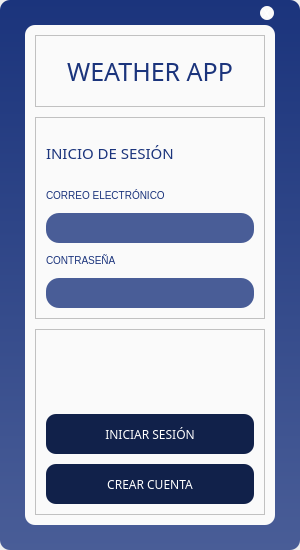
<?xml version="1.0" encoding="UTF-8"?>
<ui version="4.0">
 <class>Login</class>
 <widget class="QWidget" name="Login">
  <property name="geometry">
   <rect>
    <x>0</x>
    <y>0</y>
    <width>300</width>
    <height>550</height>
   </rect>
  </property>
  <property name="sizePolicy">
   <sizepolicy hsizetype="Fixed" vsizetype="Fixed">
    <horstretch>0</horstretch>
    <verstretch>0</verstretch>
   </sizepolicy>
  </property>
  <property name="minimumSize">
   <size>
    <width>300</width>
    <height>550</height>
   </size>
  </property>
  <property name="maximumSize">
   <size>
    <width>300</width>
    <height>550</height>
   </size>
  </property>
  <property name="windowTitle">
   <string>Form</string>
  </property>
  <property name="styleSheet">
   <string notr="true">QFrame{
	background: rgba(250,250,250,255);
}

QLabel{
	color: rgba(27,52,124,255);
	font-family: Segoe UI;
	font-size: 10px;
}

QPushButton{
	color: white;
	background: rgba(17,33,74,255);
	font-family: Segoe UI Black;
	font-size: 12px;
	border-radius: 10px;
}

QLineEdit{
	color: white;
	background: rgba(73,93,151,255);
	font-family: Segoe UI;
	font-size: 10px;
	border: 0px solid rgba(73,93,151,255);
	border-radius: 13px;
	padding-left: 10px;
}

QFrame#frame_principal{
	background: qlineargradient(spread:pad, x1:1, y1:0, x2:1, y2:1, stop:0 rgba(27,52,124,255), stop:1 rgba(73,93,151,255));
	border-radius: 10px;
}

QFrame#frame_container{
	border-radius: 10px;
}

QFrame#frame_exit{
	background: transparent;
}

QLabel#label_title{
	font-size: 25px;
	font-family: Segoe UI Black;
}

QLabel#label_login{
	font-size: 15px;
	font-family: Segoe UI Black;
}

QLabel#label_message{
	color: red;
}

QPushButton#btn_exit{
	background: rgba(250,250,250,255);
	border-radius: 7px;
}</string>
  </property>
  <layout class="QGridLayout" name="gridLayout_5">
   <property name="leftMargin">
    <number>0</number>
   </property>
   <property name="topMargin">
    <number>0</number>
   </property>
   <property name="rightMargin">
    <number>0</number>
   </property>
   <property name="bottomMargin">
    <number>0</number>
   </property>
   <property name="spacing">
    <number>0</number>
   </property>
   <item row="1" column="0">
    <widget class="QFrame" name="frame_principal">
     <property name="sizePolicy">
      <sizepolicy hsizetype="Fixed" vsizetype="Fixed">
       <horstretch>0</horstretch>
       <verstretch>0</verstretch>
      </sizepolicy>
     </property>
     <property name="minimumSize">
      <size>
       <width>300</width>
       <height>550</height>
      </size>
     </property>
     <property name="maximumSize">
      <size>
       <width>300</width>
       <height>550</height>
      </size>
     </property>
     <property name="frameShape">
      <enum>QFrame::StyledPanel</enum>
     </property>
     <property name="frameShadow">
      <enum>QFrame::Raised</enum>
     </property>
     <layout class="QGridLayout" name="gridLayout_7">
      <property name="leftMargin">
       <number>25</number>
      </property>
      <property name="topMargin">
       <number>5</number>
      </property>
      <property name="rightMargin">
       <number>25</number>
      </property>
      <property name="bottomMargin">
       <number>25</number>
      </property>
      <property name="horizontalSpacing">
       <number>0</number>
      </property>
      <property name="verticalSpacing">
       <number>5</number>
      </property>
      <item row="1" column="0">
       <widget class="QFrame" name="frame_container">
        <property name="sizePolicy">
         <sizepolicy hsizetype="Fixed" vsizetype="Fixed">
          <horstretch>0</horstretch>
          <verstretch>0</verstretch>
         </sizepolicy>
        </property>
        <property name="minimumSize">
         <size>
          <width>250</width>
          <height>500</height>
         </size>
        </property>
        <property name="maximumSize">
         <size>
          <width>250</width>
          <height>500</height>
         </size>
        </property>
        <property name="frameShape">
         <enum>QFrame::StyledPanel</enum>
        </property>
        <property name="frameShadow">
         <enum>QFrame::Raised</enum>
        </property>
        <layout class="QGridLayout" name="gridLayout">
         <property name="leftMargin">
          <number>10</number>
         </property>
         <property name="topMargin">
          <number>10</number>
         </property>
         <property name="rightMargin">
          <number>10</number>
         </property>
         <property name="bottomMargin">
          <number>10</number>
         </property>
         <property name="spacing">
          <number>10</number>
         </property>
         <item row="0" column="0">
          <widget class="QFrame" name="frame_title">
           <property name="sizePolicy">
            <sizepolicy hsizetype="MinimumExpanding" vsizetype="Fixed">
             <horstretch>0</horstretch>
             <verstretch>0</verstretch>
            </sizepolicy>
           </property>
           <property name="minimumSize">
            <size>
             <width>0</width>
             <height>50</height>
            </size>
           </property>
           <property name="frameShape">
            <enum>QFrame::StyledPanel</enum>
           </property>
           <property name="frameShadow">
            <enum>QFrame::Raised</enum>
           </property>
           <layout class="QGridLayout" name="gridLayout_2">
            <property name="leftMargin">
             <number>10</number>
            </property>
            <property name="topMargin">
             <number>10</number>
            </property>
            <property name="rightMargin">
             <number>10</number>
            </property>
            <property name="bottomMargin">
             <number>10</number>
            </property>
            <property name="spacing">
             <number>0</number>
            </property>
            <item row="0" column="0">
             <widget class="QLabel" name="label_title">
              <property name="sizePolicy">
               <sizepolicy hsizetype="MinimumExpanding" vsizetype="Fixed">
                <horstretch>0</horstretch>
                <verstretch>0</verstretch>
               </sizepolicy>
              </property>
              <property name="minimumSize">
               <size>
                <width>0</width>
                <height>50</height>
               </size>
              </property>
              <property name="text">
               <string>WEATHER APP</string>
              </property>
              <property name="alignment">
               <set>Qt::AlignCenter</set>
              </property>
             </widget>
            </item>
           </layout>
          </widget>
         </item>
         <item row="1" column="0">
          <widget class="QFrame" name="fram_login">
           <property name="sizePolicy">
            <sizepolicy hsizetype="MinimumExpanding" vsizetype="Fixed">
             <horstretch>0</horstretch>
             <verstretch>0</verstretch>
            </sizepolicy>
           </property>
           <property name="minimumSize">
            <size>
             <width>0</width>
             <height>200</height>
            </size>
           </property>
           <property name="frameShape">
            <enum>QFrame::StyledPanel</enum>
           </property>
           <property name="frameShadow">
            <enum>QFrame::Raised</enum>
           </property>
           <layout class="QGridLayout" name="gridLayout_3">
            <property name="leftMargin">
             <number>10</number>
            </property>
            <property name="topMargin">
             <number>10</number>
            </property>
            <property name="rightMargin">
             <number>10</number>
            </property>
            <property name="bottomMargin">
             <number>10</number>
            </property>
            <property name="spacing">
             <number>10</number>
            </property>
            <item row="4" column="0">
             <widget class="QLineEdit" name="line_password">
              <property name="sizePolicy">
               <sizepolicy hsizetype="MinimumExpanding" vsizetype="Fixed">
                <horstretch>0</horstretch>
                <verstretch>0</verstretch>
               </sizepolicy>
              </property>
              <property name="minimumSize">
               <size>
                <width>0</width>
                <height>30</height>
               </size>
              </property>
              <property name="font">
               <font>
                <family>Segoe UI</family>
                <pointsize>-1</pointsize>
               </font>
              </property>
              <property name="cursor">
               <cursorShape>IBeamCursor</cursorShape>
              </property>
              <property name="maxLength">
               <number>50</number>
              </property>
              <property name="echoMode">
               <enum>QLineEdit::Password</enum>
              </property>
             </widget>
            </item>
            <item row="0" column="0">
             <widget class="QLabel" name="label_login">
              <property name="sizePolicy">
               <sizepolicy hsizetype="MinimumExpanding" vsizetype="Fixed">
                <horstretch>0</horstretch>
                <verstretch>0</verstretch>
               </sizepolicy>
              </property>
              <property name="minimumSize">
               <size>
                <width>0</width>
                <height>50</height>
               </size>
              </property>
              <property name="maximumSize">
               <size>
                <width>16777215</width>
                <height>16777215</height>
               </size>
              </property>
              <property name="text">
               <string>INICIO DE SESIÓN</string>
              </property>
             </widget>
            </item>
            <item row="2" column="0">
             <widget class="QLineEdit" name="line_email">
              <property name="sizePolicy">
               <sizepolicy hsizetype="MinimumExpanding" vsizetype="Fixed">
                <horstretch>0</horstretch>
                <verstretch>0</verstretch>
               </sizepolicy>
              </property>
              <property name="minimumSize">
               <size>
                <width>0</width>
                <height>30</height>
               </size>
              </property>
              <property name="maxLength">
               <number>50</number>
              </property>
             </widget>
            </item>
            <item row="3" column="0">
             <widget class="QLabel" name="label_password">
              <property name="sizePolicy">
               <sizepolicy hsizetype="MinimumExpanding" vsizetype="Fixed">
                <horstretch>0</horstretch>
                <verstretch>0</verstretch>
               </sizepolicy>
              </property>
              <property name="minimumSize">
               <size>
                <width>0</width>
                <height>15</height>
               </size>
              </property>
              <property name="text">
               <string>CONTRASEÑA</string>
              </property>
             </widget>
            </item>
            <item row="1" column="0">
             <widget class="QLabel" name="label_email">
              <property name="sizePolicy">
               <sizepolicy hsizetype="MinimumExpanding" vsizetype="Fixed">
                <horstretch>0</horstretch>
                <verstretch>0</verstretch>
               </sizepolicy>
              </property>
              <property name="minimumSize">
               <size>
                <width>0</width>
                <height>15</height>
               </size>
              </property>
              <property name="text">
               <string>CORREO ELECTRÓNICO</string>
              </property>
             </widget>
            </item>
           </layout>
          </widget>
         </item>
         <item row="2" column="0">
          <widget class="QFrame" name="frame_buttons">
           <property name="frameShape">
            <enum>QFrame::StyledPanel</enum>
           </property>
           <property name="frameShadow">
            <enum>QFrame::Raised</enum>
           </property>
           <layout class="QGridLayout" name="gridLayout_4">
            <property name="leftMargin">
             <number>10</number>
            </property>
            <property name="topMargin">
             <number>10</number>
            </property>
            <property name="rightMargin">
             <number>10</number>
            </property>
            <property name="bottomMargin">
             <number>10</number>
            </property>
            <property name="spacing">
             <number>10</number>
            </property>
            <item row="3" column="0">
             <widget class="QPushButton" name="btn_new">
              <property name="sizePolicy">
               <sizepolicy hsizetype="MinimumExpanding" vsizetype="Fixed">
                <horstretch>0</horstretch>
                <verstretch>0</verstretch>
               </sizepolicy>
              </property>
              <property name="minimumSize">
               <size>
                <width>0</width>
                <height>40</height>
               </size>
              </property>
              <property name="cursor">
               <cursorShape>PointingHandCursor</cursorShape>
              </property>
              <property name="text">
               <string>CREAR CUENTA</string>
              </property>
             </widget>
            </item>
            <item row="2" column="0">
             <widget class="QPushButton" name="btn_login">
              <property name="sizePolicy">
               <sizepolicy hsizetype="MinimumExpanding" vsizetype="Fixed">
                <horstretch>0</horstretch>
                <verstretch>0</verstretch>
               </sizepolicy>
              </property>
              <property name="minimumSize">
               <size>
                <width>0</width>
                <height>40</height>
               </size>
              </property>
              <property name="cursor">
               <cursorShape>PointingHandCursor</cursorShape>
              </property>
              <property name="text">
               <string>INICIAR SESIÓN</string>
              </property>
             </widget>
            </item>
            <item row="0" column="0">
             <widget class="QLabel" name="label_message">
              <property name="sizePolicy">
               <sizepolicy hsizetype="MinimumExpanding" vsizetype="Fixed">
                <horstretch>0</horstretch>
                <verstretch>0</verstretch>
               </sizepolicy>
              </property>
              <property name="minimumSize">
               <size>
                <width>0</width>
                <height>15</height>
               </size>
              </property>
              <property name="text">
               <string/>
              </property>
              <property name="alignment">
               <set>Qt::AlignCenter</set>
              </property>
             </widget>
            </item>
            <item row="1" column="0">
             <spacer name="verticalSpacer">
              <property name="orientation">
               <enum>Qt::Vertical</enum>
              </property>
              <property name="sizeHint" stdset="0">
               <size>
                <width>20</width>
                <height>40</height>
               </size>
              </property>
             </spacer>
            </item>
           </layout>
          </widget>
         </item>
        </layout>
       </widget>
      </item>
      <item row="0" column="0">
       <widget class="QFrame" name="frame_exit">
        <property name="sizePolicy">
         <sizepolicy hsizetype="MinimumExpanding" vsizetype="Fixed">
          <horstretch>0</horstretch>
          <verstretch>0</verstretch>
         </sizepolicy>
        </property>
        <property name="minimumSize">
         <size>
          <width>0</width>
          <height>15</height>
         </size>
        </property>
        <property name="maximumSize">
         <size>
          <width>16777215</width>
          <height>15</height>
         </size>
        </property>
        <property name="frameShape">
         <enum>QFrame::StyledPanel</enum>
        </property>
        <property name="frameShadow">
         <enum>QFrame::Raised</enum>
        </property>
        <layout class="QGridLayout" name="gridLayout_6">
         <property name="leftMargin">
          <number>0</number>
         </property>
         <property name="topMargin">
          <number>0</number>
         </property>
         <property name="rightMargin">
          <number>0</number>
         </property>
         <property name="bottomMargin">
          <number>0</number>
         </property>
         <property name="spacing">
          <number>0</number>
         </property>
         <item row="1" column="1">
          <widget class="QPushButton" name="btn_exit">
           <property name="sizePolicy">
            <sizepolicy hsizetype="Fixed" vsizetype="Fixed">
             <horstretch>0</horstretch>
             <verstretch>0</verstretch>
            </sizepolicy>
           </property>
           <property name="minimumSize">
            <size>
             <width>14</width>
             <height>14</height>
            </size>
           </property>
           <property name="cursor">
            <cursorShape>PointingHandCursor</cursorShape>
           </property>
           <property name="text">
            <string>X</string>
           </property>
          </widget>
         </item>
         <item row="1" column="0">
          <spacer name="horizontalSpacer">
           <property name="orientation">
            <enum>Qt::Horizontal</enum>
           </property>
           <property name="sizeHint" stdset="0">
            <size>
             <width>40</width>
             <height>20</height>
            </size>
           </property>
          </spacer>
         </item>
        </layout>
       </widget>
      </item>
     </layout>
    </widget>
   </item>
  </layout>
 </widget>
 <tabstops>
  <tabstop>line_email</tabstop>
  <tabstop>line_password</tabstop>
  <tabstop>btn_login</tabstop>
  <tabstop>btn_new</tabstop>
 </tabstops>
 <resources/>
 <connections/>
</ui>
